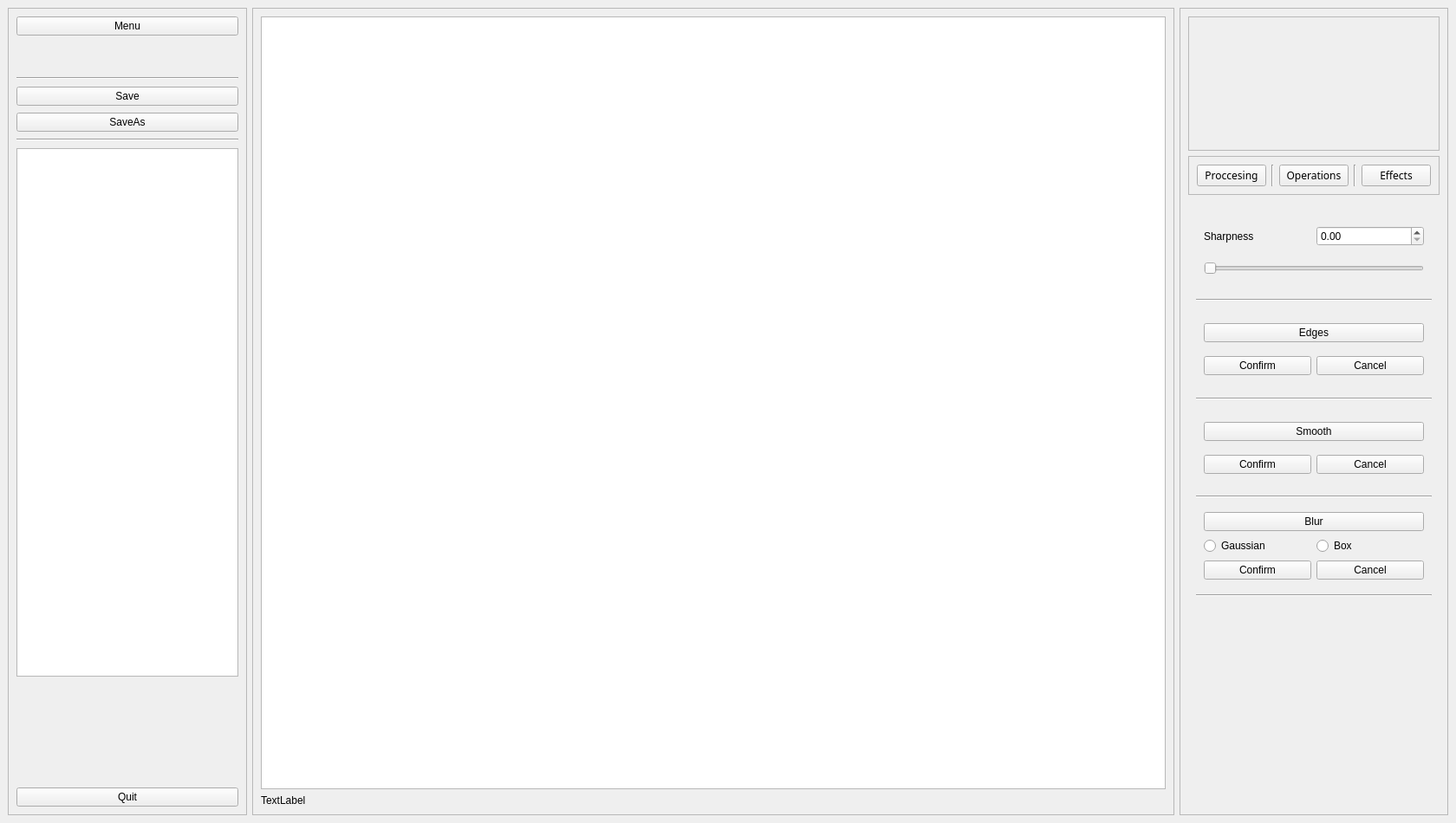
<?xml version="1.0" encoding="UTF-8"?>
<ui version="4.0">
 <class>MainWindow</class>
 <widget class="QMainWindow" name="MainWindow">
  <property name="geometry">
   <rect>
    <x>0</x>
    <y>0</y>
    <width>1680</width>
    <height>950</height>
   </rect>
  </property>
  <property name="windowTitle">
   <string>MainWindow</string>
  </property>
  <widget class="QWidget" name="centralwidget">
   <layout class="QHBoxLayout" name="horizontalLayout_2" stretch="0,8,1">
    <item>
     <widget class="QFrame" name="slidingMenuFrame">
      <property name="frameShape">
       <enum>QFrame::StyledPanel</enum>
      </property>
      <property name="frameShadow">
       <enum>QFrame::Raised</enum>
      </property>
      <layout class="QVBoxLayout" name="verticalLayout_5" stretch="0,0,0,0,0,0,1,0,0,0,0">
       <property name="spacing">
        <number>8</number>
       </property>
       <item>
        <widget class="QPushButton" name="toggleMenuButton">
         <property name="text">
          <string>Menu</string>
         </property>
        </widget>
       </item>
       <item>
        <spacer name="verticalSpacer_9">
         <property name="orientation">
          <enum>Qt::Vertical</enum>
         </property>
         <property name="sizeHint" stdset="0">
          <size>
           <width>20</width>
           <height>40</height>
          </size>
         </property>
        </spacer>
       </item>
       <item>
        <widget class="Line" name="line_4">
         <property name="orientation">
          <enum>Qt::Horizontal</enum>
         </property>
        </widget>
       </item>
       <item>
        <widget class="QPushButton" name="saveButton">
         <property name="text">
          <string>Save</string>
         </property>
        </widget>
       </item>
       <item>
        <widget class="QPushButton" name="saveAsButton">
         <property name="text">
          <string>SaveAs</string>
         </property>
        </widget>
       </item>
       <item>
        <widget class="Line" name="line_3">
         <property name="orientation">
          <enum>Qt::Horizontal</enum>
         </property>
        </widget>
       </item>
       <item>
        <widget class="QTextBrowser" name="textBrowser"/>
       </item>
       <item>
        <spacer name="verticalSpacer_11">
         <property name="orientation">
          <enum>Qt::Vertical</enum>
         </property>
         <property name="sizeHint" stdset="0">
          <size>
           <width>20</width>
           <height>40</height>
          </size>
         </property>
        </spacer>
       </item>
       <item>
        <spacer name="verticalSpacer_10">
         <property name="orientation">
          <enum>Qt::Vertical</enum>
         </property>
         <property name="sizeHint" stdset="0">
          <size>
           <width>20</width>
           <height>40</height>
          </size>
         </property>
        </spacer>
       </item>
       <item>
        <spacer name="verticalSpacer_3">
         <property name="orientation">
          <enum>Qt::Vertical</enum>
         </property>
         <property name="sizeHint" stdset="0">
          <size>
           <width>20</width>
           <height>40</height>
          </size>
         </property>
        </spacer>
       </item>
       <item>
        <widget class="QPushButton" name="quitButton">
         <property name="text">
          <string>Quit</string>
         </property>
        </widget>
       </item>
      </layout>
     </widget>
    </item>
    <item>
     <widget class="QFrame" name="displayFrame">
      <property name="frameShape">
       <enum>QFrame::StyledPanel</enum>
      </property>
      <property name="frameShadow">
       <enum>QFrame::Raised</enum>
      </property>
      <layout class="QVBoxLayout" name="verticalLayout_2" stretch="2,0">
       <item>
        <widget class="QGraphicsView" name="gv"/>
       </item>
       <item>
        <widget class="QLabel" name="infoLabel">
         <property name="text">
          <string>TextLabel</string>
         </property>
        </widget>
       </item>
      </layout>
     </widget>
    </item>
    <item>
     <widget class="QFrame" name="editingPanel">
      <property name="frameShape">
       <enum>QFrame::StyledPanel</enum>
      </property>
      <property name="frameShadow">
       <enum>QFrame::Raised</enum>
      </property>
      <layout class="QVBoxLayout" name="verticalLayout" stretch="2,0,6,3">
       <item>
        <widget class="QFrame" name="graphFrame">
         <property name="frameShape">
          <enum>QFrame::StyledPanel</enum>
         </property>
         <property name="frameShadow">
          <enum>QFrame::Raised</enum>
         </property>
        </widget>
       </item>
       <item>
        <widget class="QFrame" name="menuFrame">
         <property name="frameShape">
          <enum>QFrame::StyledPanel</enum>
         </property>
         <property name="frameShadow">
          <enum>QFrame::Raised</enum>
         </property>
         <layout class="QHBoxLayout" name="horizontalLayout">
          <item>
           <widget class="QPushButton" name="imageProcessingButton">
            <property name="font">
             <font>
              <family>CodeNewRoman Nerd Font</family>
             </font>
            </property>
            <property name="text">
             <string>Proccesing</string>
            </property>
           </widget>
          </item>
          <item>
           <widget class="Line" name="line">
            <property name="orientation">
             <enum>Qt::Vertical</enum>
            </property>
           </widget>
          </item>
          <item>
           <widget class="QPushButton" name="imageOperationsButton">
            <property name="font">
             <font>
              <family>CodeNewRoman Nerd Font</family>
             </font>
            </property>
            <property name="text">
             <string>Operations</string>
            </property>
           </widget>
          </item>
          <item>
           <widget class="Line" name="line_2">
            <property name="orientation">
             <enum>Qt::Vertical</enum>
            </property>
           </widget>
          </item>
          <item>
           <widget class="QPushButton" name="imageEffectsButton">
            <property name="font">
             <font>
              <family>CodeNewRoman Nerd Font</family>
             </font>
            </property>
            <property name="text">
             <string>Effects</string>
            </property>
           </widget>
          </item>
         </layout>
        </widget>
       </item>
       <item>
        <widget class="QStackedWidget" name="stackedWidget">
         <property name="currentIndex">
          <number>2</number>
         </property>
         <widget class="QWidget" name="processingPage">
          <layout class="QVBoxLayout" name="verticalLayout_6">
           <item>
            <widget class="QWidget" name="brightnessWidget" native="true">
             <layout class="QGridLayout" name="gridLayout">
              <item row="1" column="0" colspan="2">
               <widget class="QSlider" name="brightnessSlider">
                <property name="orientation">
                 <enum>Qt::Horizontal</enum>
                </property>
               </widget>
              </item>
              <item row="0" column="1">
               <widget class="QDoubleSpinBox" name="brightnessInputBox"/>
              </item>
              <item row="0" column="0">
               <widget class="QLabel" name="brightnessLabel">
                <property name="text">
                 <string>Brightness</string>
                </property>
               </widget>
              </item>
             </layout>
            </widget>
           </item>
           <item>
            <widget class="Line" name="line_5">
             <property name="orientation">
              <enum>Qt::Horizontal</enum>
             </property>
            </widget>
           </item>
           <item>
            <widget class="QWidget" name="contrastWidget" native="true">
             <layout class="QGridLayout" name="gridLayout_2">
              <item row="0" column="0">
               <widget class="QLabel" name="contrastLabel">
                <property name="text">
                 <string>Contrast</string>
                </property>
               </widget>
              </item>
              <item row="0" column="1">
               <widget class="QDoubleSpinBox" name="contrastInputBox"/>
              </item>
              <item row="1" column="0" colspan="2">
               <widget class="QSlider" name="contrastSlider">
                <property name="orientation">
                 <enum>Qt::Horizontal</enum>
                </property>
               </widget>
              </item>
             </layout>
            </widget>
           </item>
           <item>
            <widget class="Line" name="line_6">
             <property name="orientation">
              <enum>Qt::Horizontal</enum>
             </property>
            </widget>
           </item>
           <item>
            <widget class="QWidget" name="vibranceWidget" native="true">
             <layout class="QGridLayout" name="gridLayout_3">
              <item row="0" column="0">
               <widget class="QLabel" name="vibranceLabel">
                <property name="text">
                 <string>Vibrance</string>
                </property>
               </widget>
              </item>
              <item row="0" column="1">
               <widget class="QDoubleSpinBox" name="vibranceInputBox"/>
              </item>
              <item row="1" column="0" colspan="2">
               <widget class="QSlider" name="vibranceSlider">
                <property name="orientation">
                 <enum>Qt::Horizontal</enum>
                </property>
               </widget>
              </item>
             </layout>
            </widget>
           </item>
           <item>
            <widget class="Line" name="line_7">
             <property name="orientation">
              <enum>Qt::Horizontal</enum>
             </property>
            </widget>
           </item>
           <item>
            <widget class="QWidget" name="highlightsWidget" native="true">
             <layout class="QGridLayout" name="gridLayout_4">
              <item row="0" column="0">
               <widget class="QLabel" name="highlightsLabel">
                <property name="text">
                 <string>Highlights</string>
                </property>
               </widget>
              </item>
              <item row="0" column="1">
               <widget class="QDoubleSpinBox" name="highlightsInputBox"/>
              </item>
              <item row="1" column="0" colspan="2">
               <widget class="QSlider" name="highlightsSlider">
                <property name="orientation">
                 <enum>Qt::Horizontal</enum>
                </property>
               </widget>
              </item>
             </layout>
            </widget>
           </item>
           <item>
            <widget class="Line" name="line_8">
             <property name="orientation">
              <enum>Qt::Horizontal</enum>
             </property>
            </widget>
           </item>
           <item>
            <widget class="QWidget" name="shadowsWidget" native="true">
             <layout class="QGridLayout" name="gridLayout_5">
              <item row="0" column="0">
               <widget class="QLabel" name="shadowsLabel">
                <property name="text">
                 <string>Shadows</string>
                </property>
               </widget>
              </item>
              <item row="0" column="1">
               <widget class="QDoubleSpinBox" name="shadowsInputBox"/>
              </item>
              <item row="1" column="0" colspan="2">
               <widget class="QSlider" name="shadowsSlider">
                <property name="orientation">
                 <enum>Qt::Horizontal</enum>
                </property>
               </widget>
              </item>
             </layout>
            </widget>
           </item>
           <item>
            <widget class="Line" name="line_10">
             <property name="orientation">
              <enum>Qt::Horizontal</enum>
             </property>
            </widget>
           </item>
          </layout>
         </widget>
         <widget class="QWidget" name="operationsPage">
          <layout class="QVBoxLayout" name="verticalLayout_7">
           <item>
            <widget class="QWidget" name="cropWidget" native="true">
             <layout class="QGridLayout" name="gridLayout_6">
              <item row="0" column="0" colspan="2">
               <widget class="QPushButton" name="cropButton">
                <property name="text">
                 <string>Crop</string>
                </property>
               </widget>
              </item>
              <item row="1" column="0">
               <widget class="QPushButton" name="cropConfirmButton">
                <property name="text">
                 <string>Confirm</string>
                </property>
               </widget>
              </item>
              <item row="1" column="1">
               <widget class="QPushButton" name="cropCancelButton">
                <property name="text">
                 <string>Cancel</string>
                </property>
               </widget>
              </item>
             </layout>
            </widget>
           </item>
           <item>
            <widget class="Line" name="line_9">
             <property name="orientation">
              <enum>Qt::Horizontal</enum>
             </property>
            </widget>
           </item>
           <item>
            <widget class="QWidget" name="rotateWidget" native="true">
             <layout class="QGridLayout" name="gridLayout_7">
              <item row="0" column="0" colspan="2">
               <widget class="QPushButton" name="rotateButton">
                <property name="text">
                 <string>Rotate</string>
                </property>
               </widget>
              </item>
              <item row="1" column="0" colspan="2">
               <widget class="QSlider" name="rotateSlider">
                <property name="orientation">
                 <enum>Qt::Horizontal</enum>
                </property>
               </widget>
              </item>
              <item row="2" column="0">
               <widget class="QPushButton" name="rotateConfirmButton">
                <property name="text">
                 <string>Confirm</string>
                </property>
               </widget>
              </item>
              <item row="2" column="1">
               <widget class="QPushButton" name="rotateCancelButton">
                <property name="text">
                 <string>Cancel</string>
                </property>
               </widget>
              </item>
             </layout>
            </widget>
           </item>
           <item>
            <widget class="Line" name="line_11">
             <property name="orientation">
              <enum>Qt::Horizontal</enum>
             </property>
            </widget>
           </item>
          </layout>
         </widget>
         <widget class="QWidget" name="effectsPage">
          <layout class="QVBoxLayout" name="verticalLayout_8">
           <item>
            <widget class="QWidget" name="sharpnessWidget" native="true">
             <layout class="QGridLayout" name="gridLayout_8">
              <item row="0" column="0">
               <widget class="QLabel" name="sharpnessLabel">
                <property name="text">
                 <string>Sharpness</string>
                </property>
               </widget>
              </item>
              <item row="0" column="1">
               <widget class="QDoubleSpinBox" name="sharpnessInputBox"/>
              </item>
              <item row="1" column="0" colspan="2">
               <widget class="QSlider" name="sharpnessSlider">
                <property name="orientation">
                 <enum>Qt::Horizontal</enum>
                </property>
               </widget>
              </item>
             </layout>
            </widget>
           </item>
           <item>
            <widget class="Line" name="line_12">
             <property name="orientation">
              <enum>Qt::Horizontal</enum>
             </property>
            </widget>
           </item>
           <item>
            <widget class="QWidget" name="edgesWidget" native="true">
             <layout class="QGridLayout" name="gridLayout_9">
              <item row="1" column="0">
               <widget class="QPushButton" name="edgesConfirmButton">
                <property name="text">
                 <string>Confirm</string>
                </property>
               </widget>
              </item>
              <item row="1" column="1">
               <widget class="QPushButton" name="edgesCancelButton">
                <property name="text">
                 <string>Cancel</string>
                </property>
               </widget>
              </item>
              <item row="0" column="0" colspan="2">
               <widget class="QPushButton" name="edgesButton">
                <property name="text">
                 <string>Edges</string>
                </property>
               </widget>
              </item>
             </layout>
            </widget>
           </item>
           <item>
            <widget class="Line" name="line_13">
             <property name="orientation">
              <enum>Qt::Horizontal</enum>
             </property>
            </widget>
           </item>
           <item>
            <widget class="QWidget" name="widget" native="true">
             <layout class="QGridLayout" name="gridLayout_10">
              <item row="1" column="0">
               <widget class="QPushButton" name="smoothConfirmButton">
                <property name="text">
                 <string>Confirm</string>
                </property>
               </widget>
              </item>
              <item row="0" column="0" colspan="2">
               <widget class="QPushButton" name="smoothButton">
                <property name="text">
                 <string>Smooth</string>
                </property>
               </widget>
              </item>
              <item row="1" column="1">
               <widget class="QPushButton" name="smoothCancelButton">
                <property name="enabled">
                 <bool>true</bool>
                </property>
                <property name="text">
                 <string>Cancel</string>
                </property>
               </widget>
              </item>
             </layout>
            </widget>
           </item>
           <item>
            <widget class="Line" name="line_14">
             <property name="orientation">
              <enum>Qt::Horizontal</enum>
             </property>
            </widget>
           </item>
           <item>
            <widget class="QWidget" name="widget_2" native="true">
             <layout class="QGridLayout" name="gridLayout_11">
              <item row="2" column="0" colspan="2">
               <widget class="QPushButton" name="blurConfirmButton">
                <property name="text">
                 <string>Confirm</string>
                </property>
               </widget>
              </item>
              <item row="0" column="0" colspan="4">
               <widget class="QPushButton" name="blurButton">
                <property name="text">
                 <string>Blur</string>
                </property>
               </widget>
              </item>
              <item row="2" column="2" colspan="2">
               <widget class="QPushButton" name="blurCancelButton">
                <property name="text">
                 <string>Cancel</string>
                </property>
               </widget>
              </item>
              <item row="1" column="2" colspan="2">
               <widget class="QRadioButton" name="boxBlurRadioButton">
                <property name="text">
                 <string>Box</string>
                </property>
               </widget>
              </item>
              <item row="1" column="0" colspan="2">
               <widget class="QRadioButton" name="gaussionBlurRadioButton">
                <property name="text">
                 <string>Gaussian</string>
                </property>
               </widget>
              </item>
             </layout>
            </widget>
           </item>
           <item>
            <widget class="Line" name="line_15">
             <property name="orientation">
              <enum>Qt::Horizontal</enum>
             </property>
            </widget>
           </item>
          </layout>
         </widget>
        </widget>
       </item>
       <item>
        <spacer name="verticalSpacer_1">
         <property name="orientation">
          <enum>Qt::Vertical</enum>
         </property>
         <property name="sizeHint" stdset="0">
          <size>
           <width>20</width>
           <height>40</height>
          </size>
         </property>
        </spacer>
       </item>
      </layout>
     </widget>
    </item>
   </layout>
  </widget>
 </widget>
 <resources/>
 <connections/>
</ui>
